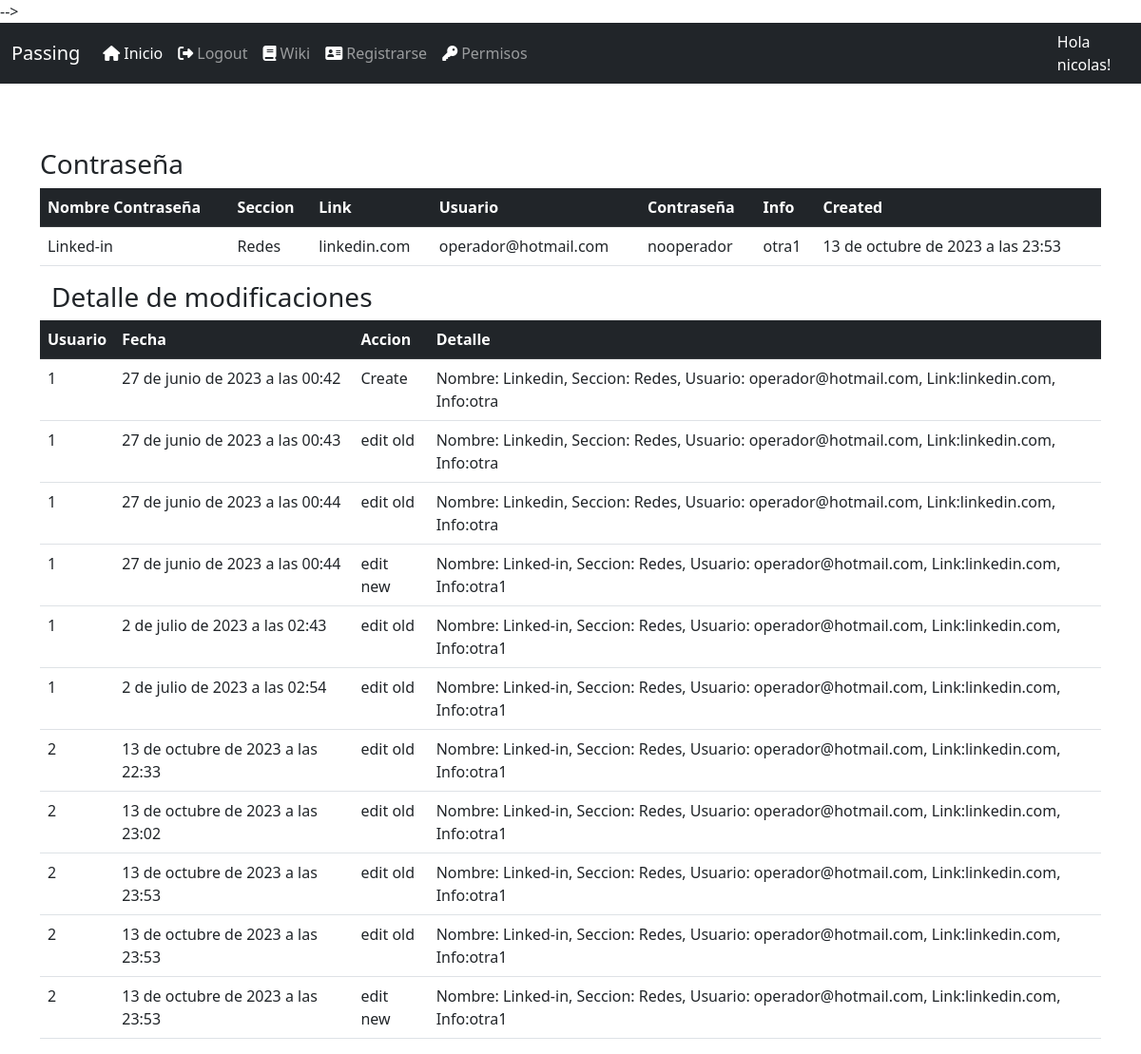
The page /pass/detailpass/1 (signed in) on the database as committed earlier.
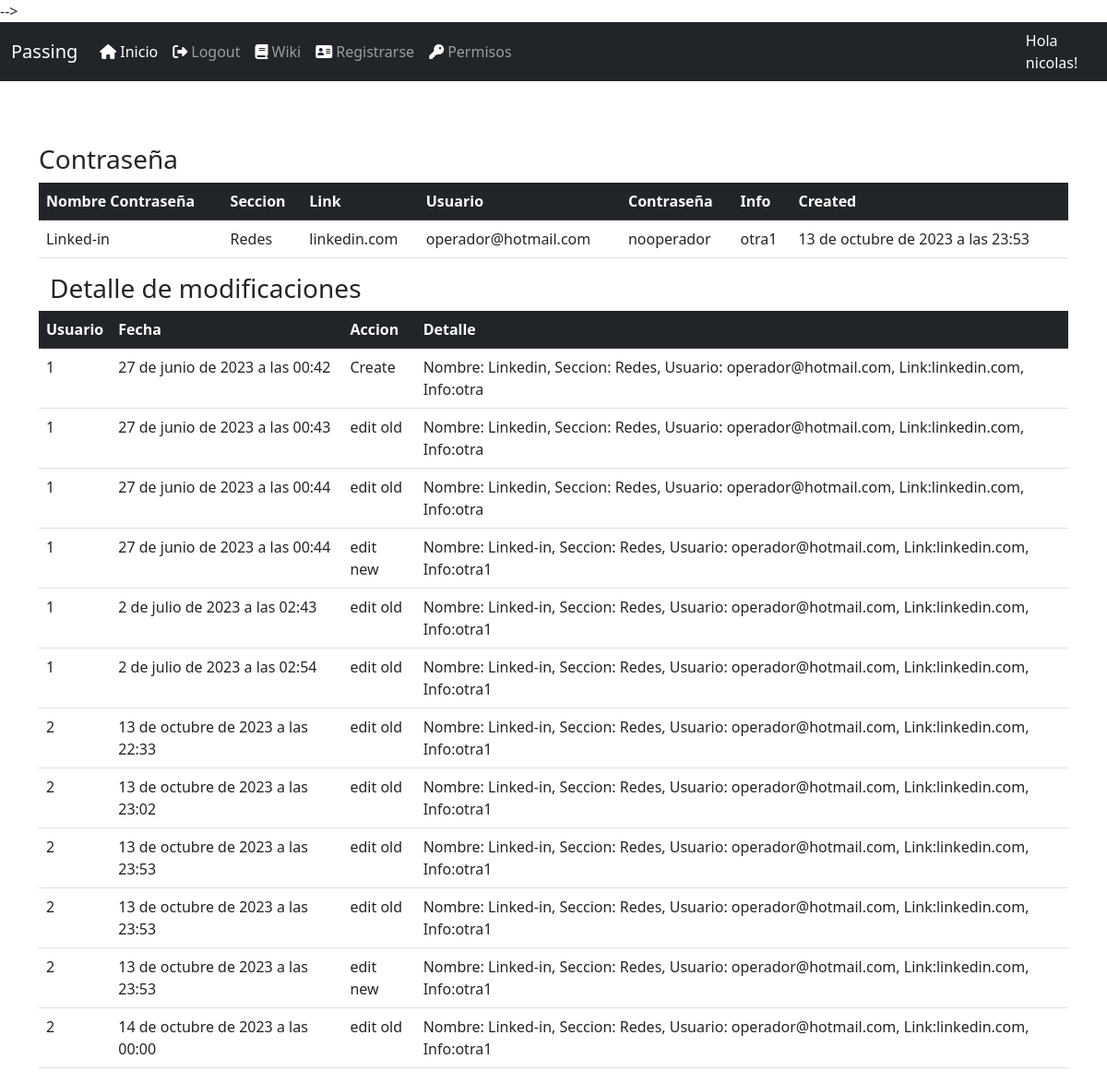
The same page on the database as committed later.
### passbase/models.py (models this page shows, shortened)
class LogData(models.Model):
    entidad = models.CharField(max_length=50)
    contraseña = models.IntegerField()
    usuario = models.ForeignKey(CustomUser, on_delete=models.CASCADE, default='')
    action = models.CharField(max_length=80, null = True)
    detail = models.CharField(max_length=255)
    created = models.DateTimeField(auto_now=True)

### passbase/views.py (the view)
# urls.py: path('detailpass/<int:pk>',ContrasDetailView.as_view(), name='detailpass'),
class ContrasDetailView(DetailView):
    model=Contrasena
    template_name = 'detail-cont.html'
    def get_context_data(self, **kwargs):
        context = super().get_context_data(**kwargs)
        log_data =  LogData.objects.filter(contraseña=self.kwargs['pk'])
        if log_data.exists():
            context['log_data'] = log_data
        else:
            context['log_data'] = None
        return context

### passbase/models.py (called while the page is built)
    def __str__(self):
        return self.nombre_seccion

### templates/detail-cont.html (shortened to what this page needs)
<!DOCTYPE html>
{% extends 'base.html'%}
{% load static %}
{% block head %}
<link rel="stylesheet" href="{% static 'lib/DataTables-1.13.1/css/dataTables.bootstrap5.min.css' %}"/>
<link rel="stylesheet" href="{% static 'lib/DataTables-1.13.1/plugins/responsive-2.4.0/css/responsive.bootstrap5.min.css' %}"/>
{% endblock %}
{% block content %}
<div class="container" style="height: 60px;">
</div>
{% if request.user.is_authenticated %}
<div class="container">
    <h3>Contraseña</h3>
</div>
<div>
<div class="container">
<table class="table" id="data">
    <thead class="table-dark">
            <tr >
                <th scope="col">Nombre Contraseña</th>
                <th scope="col">Seccion</th>
                <th scope="col">Link</th>
                <th scope="col">Usuario</th>
                <th scope="col">Contraseña</th>
                <th scope="col">Info</th>
                <th scope="col">Created</th>
            </tr>
        </thead>
        <tbody>
            <tr>
                <td>{{object.nombre_contra}}</td>
                <td>{{object.seccion}}</td>
                <td>{{object.link}}</td>
                <td>{{object.usuario}}</td>
                <td>{{object.contraseña}}</td>
                <td>{{object.info}}</td>
                <td>{{object.created}}</td>
            </tr>
        </tbody>
</div>
</div>
    <div class="container">
        <table class="table" id="detail">
            <div class="container">
                <h3>Detalle de modificaciones</h3>
            </div>
            <thead class="table-dark">
                    <tr >
                        <th scope="col">Usuario</th>
                        <th scope="col">Fecha</th>
                        <th scope="col">Accion</th>
                        <th scope="col">Detalle</th>
                    </tr>
                </thead>
                <tbody>
                    {%for detail in log_data%}
                    <tr>
                        <td>{{detail.usuario_id}}</td>
                        <td>{{detail.created}}</td>
                        <td>{{detail.action}}</td>
                        <td>{{detail.detail}}</td>
                    </tr>
                    {%endfor%}
                </tbody>
            </div>
{% endif %}
{% endblock %}

Rows that differ between the two databases and show on the page:
added LogData: usuario_id "2", created "14 de octubre de 2023 a las 00:00", action "edit old", detail "Nombre: Linked-in, Seccion: Redes, Usuario: operador@hotmail.com, Link:linkedin.com, Info:otra1"
